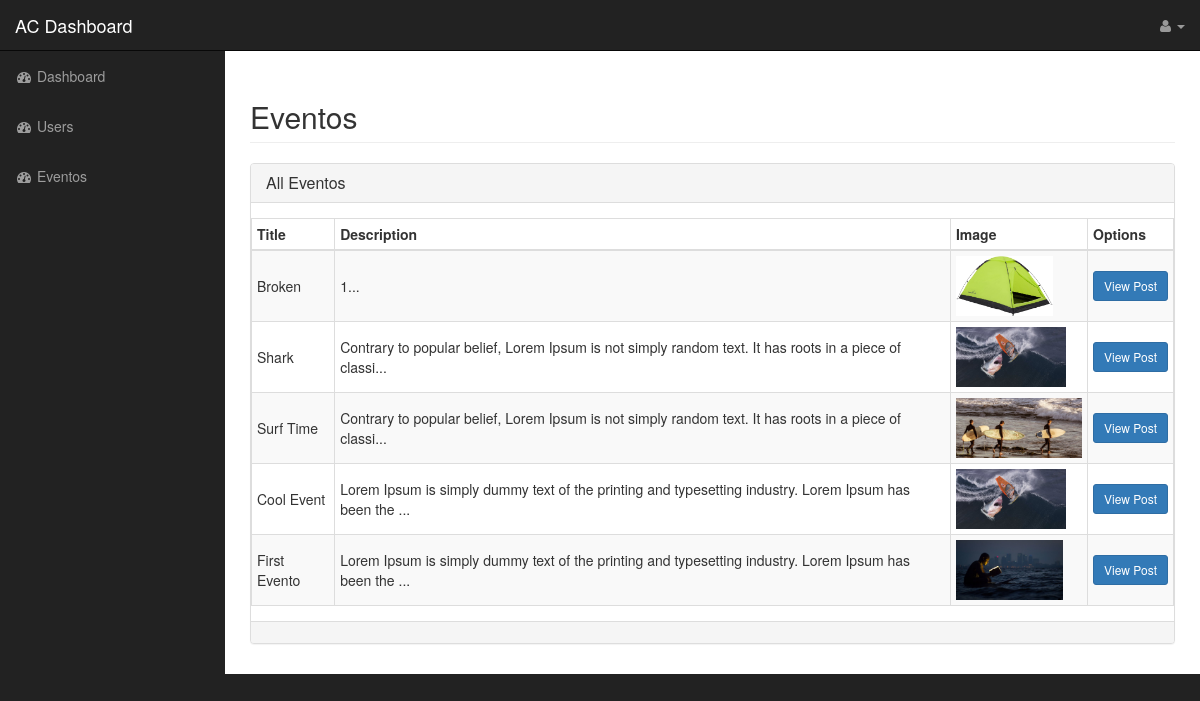
The page /index.php/admin_controller/eventos on the database its author committed.
### tables this page shows
CREATE TABLE `eventos` (
  `eventos_id` int(11) NOT NULL,
  `eventos_user_id` int(11) NOT NULL,
  `eventos_title` varchar(255) NOT NULL,
  `eventos_description` text NOT NULL,
  `eventos_image` text NOT NULL,
  `eventos_location` varchar(255) NOT NULL,
  `eventos_attend_user_id` int(11) NOT NULL,
  `eventos_timestamp` datetime NOT NULL,
  `eventos_last_edited_timestamp` datetime NOT NULL,
  `eventos_date_and_time` datetime NOT NULL
);

### application/controllers/Admin_controller.php (called while the page is built, shortened)
<?php defined('BASEPATH') OR exit('No direct script access allowed');
class Admin_controller extends CI_Controller {
	private $eventos_table = "eventos";
	public function __construct(){
		$this->load->model('Eventos_model');
		$this->load->model('Products_model');
		$this->load->model('User_model');
		$this->load->library('pagination');
	}
	public function eventos(){
    $data['eventos'] = $this->Eventos_model->select_all_for_pagination($limit = 24);
    $data['total_rows'] = $this->Eventos_model->pagination_count($this->eventos_table,24);
    $config['total_rows'] = $data['total_rows'];
    $config['per_page'] = 24;
    $config['uri_segment'] = 3;
    $config['base_url'] = site_url("Admin_controller/eventos/");
    $this->pagination->initialize($config);
    $data['page_links'] = $this->pagination->create_links();
		$this->load->view('admin/eventos', $data);
	}
}

### index.php (called while the page is built, shortened)
<?php
require_once BASEPATH.'core/CodeIgniter.php';

### application/models/Eventos_model.php (called while the page is built, shortened)
<?php
class Eventos_model extends CI_Model {
  private $eventos_table = "eventos";
  private $users_table = "users";
  private $locations_table = "locations";
  private $eventos_time_created = "eventos_timestamp";
    public function select_all_for_pagination($limit) {
        $offset = $this->uri->segment(3);
        $this->db->order_by($this->eventos_time_created, "DESC");
        $this->db->limit($limit,$offset);
        $this->db->join("$this->users_table","$this->users_table.user_id = $this->eventos_table.eventos_user_id", 'left');
        $this->db->join("$this->locations_table","$this->locations_table.location_evento_id = $this->eventos_table.eventos_id", 'left');
        $query = $this->db->get($this->eventos_table);
        return $query->result_array();
    }
}

### application/views/admin/eventos.php (the view, shortened to what this page needs)
<div class="row">
    <div class="col-lg-12">
        <h2 class="page-header">
            Eventos
        </h2>
    </div>
</div>
      <div class="panel panel-default panel-table">
        <div class="panel-heading">
          <div class="row">
            <div class="col-xs-6">
              <h3 class="panel-title">All Eventos</h3>
            </div>
          </div>
        </div>
        <div class="panel-body">
          <div class="row">
              <div id="no-more-tables">
                  <table class="col-sm-12 table-bordered table-striped table-condensed cf">
                  <thead class="cf">
                    <tr>
                      <th>Title</th>
                      <th>Description</th>
                      <th>Image</th>
                      <th>Options</th>
                    </tr>
                  </thead>
                  <tbody>
                    <?php foreach ($eventos as $all_evento) { ?>
                    <tr>
                      <td data-title="Title"><?php echo $all_evento['eventos_title']; ?></td>
                      <td data-title="Description"><?php echo substr("".$all_evento['eventos_description']."", 0, 100); ?>...</td>
                      <td data-title="Image"> <img src=" <?php echo base_url('assets/img/') . $all_evento['eventos_image']; ?>" alt="" height="60"> </td>
                      <td data-title="Options">
                          <a href="<?php echo base_url('Admin_controller/eventos_view/'.$all_evento['eventos_id']) ?>" class="btn btn-primary btn-sm" type="button">View Post</a>
                      </td>
                    </tr>
                    <?php } ?>
                  </tbody>
                </table>
              </div>
          </div>
      </div>
        <div class="panel-footer">
          <div class="row">
            <div class="col-xs-12 text-center">
            </div>
            </div>
          </div>
        </div>
        </div>

### assets/admin/css/sb-admin.css (style rules this page uses)
body { margin-top: 100px; background-color: #222; }
@media (min-width:768px) { body { margin-top: 50px; } }

### rows shown on the page
eventos: eventos_title "Broken", eventos_description "1", eventos_image (picture)
eventos: eventos_title "Shark", eventos_description "Contrary to popular belief, Lorem Ipsum is not simply random text. It has roots in a piece of classi", eventos_image (picture)
eventos: eventos_title "Surf Time", eventos_description "Contrary to popular belief, Lorem Ipsum is not simply random text. It has roots in a piece of classi", eventos_image (picture)
eventos: eventos_title "Cool Event", eventos_description "Lorem Ipsum is simply dummy text of the printing and typesetting industry. Lorem Ipsum has been the", eventos_image (picture)
eventos: eventos_title "First Evento", eventos_description "Lorem Ipsum is simply dummy text of the printing and typesetting industry. Lorem Ipsum has been the", eventos_image (picture)
